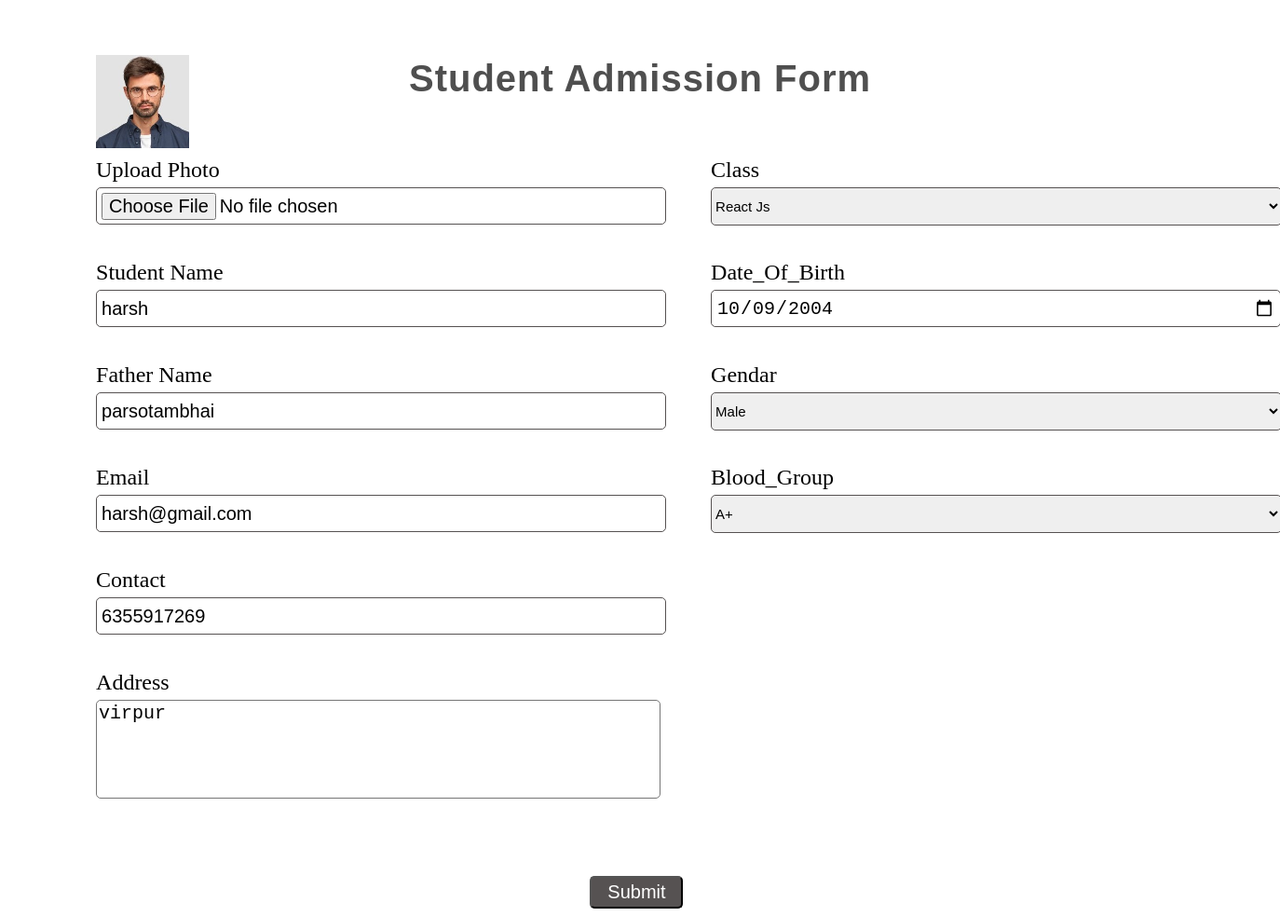
Screenshot of /admin/update-std.php?Id=96 with the database file from the repository.
### tables this page shows
CREATE TABLE `students` (
  `Id` bigint(20) NOT NULL,
  `Images` text NOT NULL,
  `Student_Name` varchar(30) NOT NULL,
  `Father_Name` varchar(30) NOT NULL,
  `Email` text NOT NULL,
  `Contact` bigint(10) NOT NULL,
  `Address` varchar(100) NOT NULL,
  `Class` text NOT NULL,
  `Date_Of_Birth` varchar(20) NOT NULL,
  `Gendar` text NOT NULL,
  `Blood_Group` text NOT NULL
);

### admin/update-std.php (the view, shortened to what this page needs)
<!DOCTYPE html>
<html lang="en">
<head>
<link rel="stylesheet" href="css/form.css">
<link rel="stylesheet" href="https://cdnjs.cloudflare.com/ajax/libs/font-awesome/6.1.2/css/all.min.css" />
</head>
<body>
    <div class="main">
        <div class="admission-form">
            <div class="form-title">
                <h1>Student Admission Form</h1>
            </div>
<?php
$Id = $_GET['Id'];
include('connect.php');
$s = mysqli_query($con,"select* from students where Id = '$Id'");
while($r = mysqli_fetch_assoc($s))
{?>
            <div class="form">
              <form action="" method="post" enctype="multipart/form-data">
                <div class="container">
                    <div class="c1">
                        <img src="<?php echo $r['Images']?>" alt="" style="width:100px; height:100px;position:absolute;top:6%;">
                        <label for="">Upload Photo</label>
                        <input type="file" name="upfile" id="" >
                    </div>
                    <div class="c3">
                        <label for="">Class</label>
                        <select name="class" id="">
                            <option value="React Js">React Js</option>
                        </select>
                    </div>
                    <div class="c2">
                        <label for="">Student Name</label>
                        <input type="text" name="sname" id="" value = "<?php echo $r['Student_Name']?>">
                    </div>
                    <div class="c4">
                        <label for="">Date_Of_Birth</label>
                        <input type="date" name="date" value = "<?php echo $r['Date_Of_Birth']?>">
                    </div>
                    <div class="c5">
                        <label for="">Father Name</label>
                        <input type="text" name="fname" id="" value = "<?php echo $r['Father_Name']?>">
                    </div>
                    <div class="c6">
                        <label for="">Gendar</label>
                        <select name="gendar" id="">
                            <option value="Male">Male</option>
                        </select>
                    </div>
                    <div class="c7">
                        <label for="">Email</label>
                        <input type="email" name="email" id="" value = "<?php echo $r['Email']?>">
                    </div>
                    <div class="c8">
                        <label for="">Blood_Group</label>
                        <select name="bgroup" id="">
                            <option value="A+">A+</option>
                        </select>
                    </div>
                    <div class="c9">
                        <label for="">Contact</label>
                        <input type="number" name="contact" id="" value = "<?php echo $r['Contact']?>">
                    </div>
                    <div class="c11">
                        <label for="">Address</label>
                        <textarea name="address" id=""><?php echo $r['Address']?> </textarea>
                    </div>
                </div>
                <div class="btn">
                    <input type="submit" value="Submit" name="update" id="">
                </div>
            </form>
            </div>
<?php
}
?>
    </div>
</body>
</html>

### admin/css/form.css (style rules this page uses)
.form-title { text-align: center; padding-top: 2%; }
.form-title h1 { font-family:sans-serif; color: #4f4f4f; font-weight: bolder; letter-spacing: 1px; font-size: 40px; }
.form { margin-top: 2%; margin-left: 7%; }
.container { display: grid; width: 100%; height: 100%; grid-template-columns: 200px 200px ; grid-template-rows: 50px 50px 50px 50px 50px; grid-gap: 60px; }
.c3,.c4,.c6,.c8,.c10 { margin-left: 400px; }
.container label { display: flex; margin-top: 35px; font-size: 24px; }
.container input { width: 600px; height: 28px; margin-top: 5px; font-size: 20px; border-radius: 5px; border: 1px solid #565252; padding: 5px; }
.container select { width: 613px; height: 41px; margin-top: 5px; font-size: 15px; border-radius: 5px; border: 1px solid #565252; }
.container option { font-size: 20px; }
.container textarea { margin-top: 5px; width: 600px; height: 100px; font-size: 20px; border-radius: 5px; resize: none; }
.btn { margin-left: 42%; margin-top: 5%; }
.btn input { width: 100px; height: 35px; font-size: 20px; background-color: #565252; color: white; border-radius: 5px; }

### rows the page displays
students: Images (picture), sname "harsh", date "10/09/2004", fname "parsotambhai", email "harsh@gmail.com", contact "6355917269", address "virpur"
